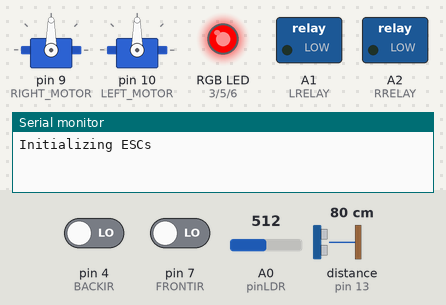
This sketch was run on a simulated Arduino Uno, built with avr-gcc and run on an emulated ATmega328P. Parts: 2 × servo, switched loads named in the sketch (green lamp = pin HIGH), an RGB LED mixed from three pins (HIGH = lit), the last lines printed to the serial monitor. The test bench sets the inputs (shaded band); at power-on: pin 4 (BACKIR) LOW, pin 7 (FRONTIR) LOW, A0 (pinLDR) = 512, distance to the obstacle (sensor on pin 13) 80 cm. The echo pulse lasts 58.3 µs per cm.

Above: at 0.1 s.
At 1.1 s:
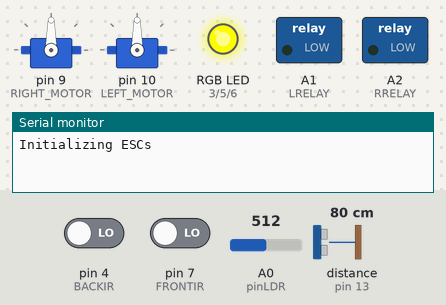
At 2.1 s:
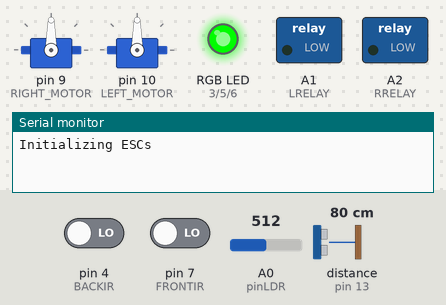
At 7.8 s:
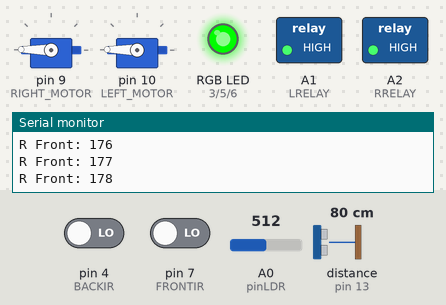
At 19.0 s:
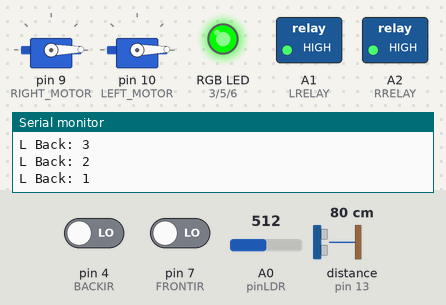
At 24.2 s:
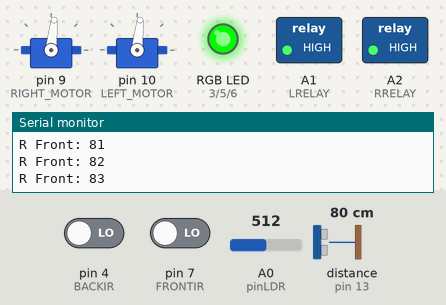
Timing chart, 0 to 40.0 s (numbered marks = the images above):
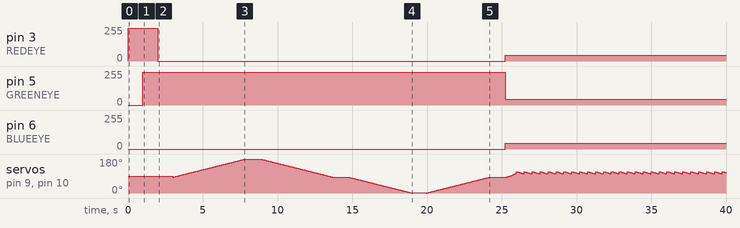

Measured:
- by itself, pin 3 (REDEYE): 244/255 → 0/255 at 2.0 s, → 45/255 23.2 s later
- by itself, pin 5 (GREENEYE): 244/255 → 45/255 at 25.2 s
- by itself, pin 6 (BLUEEYE): 0/255 → 45/255 at 25.2 s

The sketch:

Led.ino
```cpp
#include <Servo.h>
#include <Ultrasonic.h>

//RGB
#define REDEYE        3
#define GREENEYE      5
#define BLUEEYE       6

//INFRARED
#define BACKIR        4
#define FRONTIR       7

//ESCs
#define RIGHT_MOTOR   9
#define LEFT_MOTOR   10

//ULTRASONIC
#define TRIGGER_PIN  12
#define ECHO_PIN     13

//LDR
#define pinLDR       A0

//RELAYS
#define LRELAY       A1
#define RRELAY       A2

//ESCs values
#define NEUTRAL     480
#define MAXREV        0
#define MAXTHR     1024

Ultrasonic ultrasonic(TRIGGER_PIN, ECHO_PIN);
Servo mDir, mEsq;
Servo frontServo;

int vinD = NEUTRAL, vinE = NEUTRAL;
int voutD, voutE;
int up = 16;
char lastState;
int slow = NEUTRAL + 96;
boolean IRfront, IRback;

void clockwise() {
  if (vinD > MAXREV && vinE < MAXTHR) {
    vinD -= up;
    vinE += up;
  }
  Serial.print("Clockwise!        ");
}

void counterClockwise() {
  if (vinD < MAXTHR && vinE > MAXREV) {
    vinD += up;
    vinE -= up;
  }
  Serial.print("Counter clockwise!        ");
}

void reverse() {
  vinD = 832;
  vinE = 320;
  Serial.print("Reverse!      ");
}

void findPath() {
  Serial.println("Looking for new path!       ");
  reverse();
  setMotors();
  while(radarFront() < 20.00) {
    Serial.println("Still reversing!      ");
    delay(100);
    continue;
  }
  breakStop();
  setMotors();
  clockwise();
  setMotors();
  while(radarFront() < 100.00) {
    Serial.println("Turning Clockwise!      ");
    delay(100);
    continue;
  }
  Serial.println("Found new path!      ");
  forward();
  setMotors();
  return;
}

void reverseA() {
  if (vinD == NEUTRAL && vinE == NEUTRAL) {
    delay(1500);
    Serial.println("Delaying!");
  }
  if (vinD > MAXREV && vinE > MAXREV) {
    vinD -= up;
    vinE -= up;
  }
  Serial.print("Run, Forrest!       ");
}

void forward() {
  vinD = 672;
  vinE = 672;
  Serial.print("Forward!        ");
}

void forwardA() {
  if (vinD < MAXTHR && vinE < MAXTHR) {
    vinD += up;
    vinE += up;
  }
  Serial.print("To Infiniity, and Beyond!       ");
}

void slowDown() {
  if (vinD > slow && vinE > slow) {
    vinD -= up;
    vinE -= up;
  } else if (vinD < slow && vinE < slow) {
    vinD += up;
    vinE += up;
  } else {
    vinD = 640;
    vinE = 640;
  }
  Serial.print("Slowing Down!       ");
  return;
}

void breakStop() {
  vinD = NEUTRAL;
  vinE = NEUTRAL;

  Serial.print("Stop!       ");
}

float radarFront() {
  float cmMsec;
  long microsec = ultrasonic.timing();

  cmMsec = ultrasonic.convert(microsec, Ultrasonic::CM);

  return cmMsec;
}

void debug(float cmMsec, boolean IRfront, boolean IRback) {
  Serial.print("Front: ");
  Serial.print(IRfront ? "FALL | " : "FLOOR | ");

  Serial.print("Back: ");
  Serial.print(IRback ? "NOTHING | " : "OBSTACLE! | ");

  Serial.print("Last State: ");
  Serial.print(lastState);
  Serial.print(" ");
  Serial.print("MD: ");
  Serial.print(vinD);
  Serial.print(", ME: ");
  Serial.print(vinE);
  Serial.print(", CM: ");
  Serial.println(cmMsec);
}

void setMotors() {
  voutD = map(vinD, 0, 1023, 0, 180);
  voutE = map(vinE, 0, 1023, 0, 180);

  mDir.write(voutD);
  mEsq.write(voutE);
}

// Calibrate ESCs
void armESC() {
  int v, d = 50;
  int n = map(NEUTRAL, 0, 1023, 0, 180);

  Serial.println("Initializing ESCs");

  mDir.write(90);
  mEsq.write(90);

  analogWrite(REDEYE, 500);
  analogWrite(GREENEYE, 0);
  analogWrite(BLUEEYE, 0);
  delay(1000);


  analogWrite(GREENEYE, 500);
  delay(1000);

  analogWrite(REDEYE, 0);
  analogWrite(BLUEEYE, 0);
  delay(1000);

  digitalWrite(LRELAY, HIGH);
  digitalWrite(RRELAY, HIGH);

  //Neutral up to max throtle
  for (v = n; v < 180; v++) {
    mDir.write(v);
    mEsq.write(v);
    delay(d);
    Serial.print("R Front: ");
    Serial.println(v);
  }

  delay(1000);

  //Max Throtle down to neutral
  for (v = 180; v >= n; v--) {
    mDir.write(v);
    mEsq.write(v);
    delay(d);
    Serial.print("L Back: ");
    Serial.println(v);
  }

  delay(1000);

  //Max Throtle down to max reverse
  for (v = n; v > 0; v--) {
    mDir.write(v);
    mEsq.write(v);
    delay(d);
    Serial.print("L Back: ");
    Serial.println(v);
  }

  delay(1000);

  //Max reverse up to neutral
  for (v = 0; v <= n; v++) {
    mDir.write(v);
    mEsq.write(v);
    delay(d);
    Serial.print("R Front: ");
    Serial.println(v);
  }

  delay(1000);

  return;

}

int autoLights(int light) {
  switch(light) {
    case 0 ... 100:
      return 700;
    case 101 ... 200:
      return 490;
    case 201 ... 300:
      return 310;
    case 301 ... 400:
      return 150;
    case 401 ... 500:
      return 80;
    case 501 ... 600:
      return 45;
    case 601 ... 700:
      return 30;
    case 701 ... 800:
      return 20;
    case 801 ... 899:
      return 10;
    default:
      return 0;
  }
}

void autoMode(float cmMsec) {
  //Dodging obstacle
  if (lastState == 'r' || lastState == 'c') {
    // Reversing while obstacle in less than 30cm
    if (cmMsec <= 30.0) {
      reverseA();
      lastState = 'r';
    } else if (lastState != 'c') { //Start turning
      breakStop();
      lastState = 'c';
    } else if (cmMsec < 100.0) { //Still looking
      clockwise();
      lastState = 'c';
    } else { // Found new path
      breakStop();
      lastState = 'b';
    }
  } else if (cmMsec > 80.0) {
    if (lastState != 'f' && lastState != 's'){
      breakStop();
    } else {
      forwardA();
    }
    lastState = 'f';
  } else if (cmMsec > 30) {
    if (lastState != 'f' && lastState != 's'){
      breakStop();
    } else {
      slowDown();
    }
    lastState = 's';
  } else {
    breakStop();
    lastState = 'r';
  }
  return;
}

void setup() {
  //Infrared sensors
  pinMode(BACKIR, INPUT);
  pinMode(FRONTIR, INPUT);

  //RGB
  pinMode(REDEYE, OUTPUT);
  pinMode(GREENEYE, OUTPUT);
  pinMode(BLUEEYE, OUTPUT);

  //ESCs Relays
  pinMode(LRELAY, OUTPUT);
  pinMode(RRELAY, OUTPUT);
  digitalWrite(LRELAY, LOW);
  digitalWrite(RRELAY, LOW);

  //ESCs
  mDir.attach(RIGHT_MOTOR);
  mEsq.attach(LEFT_MOTOR);

  Serial.begin(9600);

  armESC();

  lastState = 'b';
}

void loop() {
  int light = analogRead(pinLDR);
  float cmMsec = radarFront();
  IRfront = digitalRead(FRONTIR);
  IRback = digitalRead(BACKIR);

  //Autopilot
  autoMode(cmMsec);
  setMotors();

  //LEDs Output
  analogWrite(REDEYE, autoLights(light));
  analogWrite(GREENEYE, autoLights(light));
  analogWrite(BLUEEYE, autoLights(light));
  Serial.println(light);

  //debug(cmMsec, IRfront, IRback);

  delay(100);
}
```
